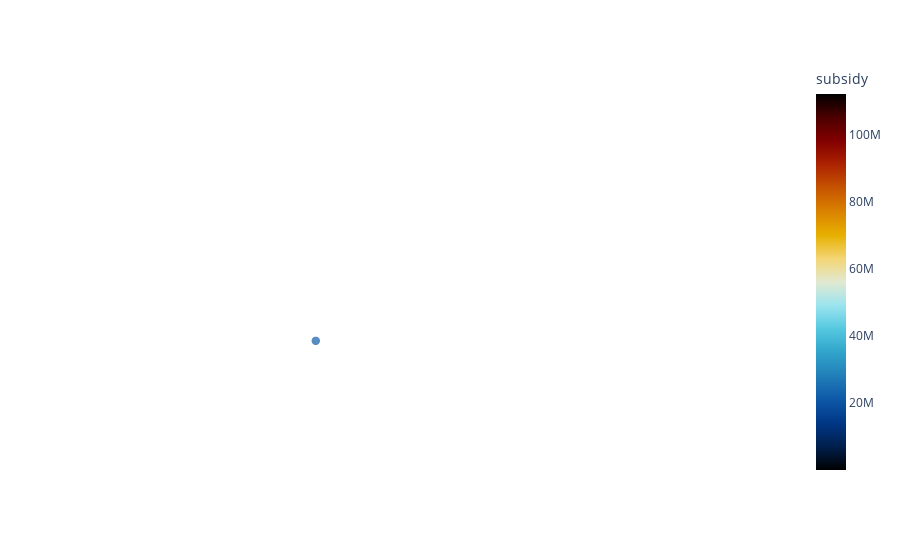

The notebook cell this image was saved under:
### Code cell
# Create a scatter map box plot
fig = px.scatter_mapbox(
    subsidy_data_df,
    lat="latitude",
    lon="longitude",
    color="subsidy",
    size="subsidy",
    hover_data=["subsidy"],
    mapbox_style="white-bg", 
    color_continuous_scale=px.colors.cyclical.IceFire, size_max=15, zoom=10)


# Display the map
fig.show()

### Figure 1 — Plotly figure (JSON) as saved in the notebook; plotly's stock layout.template omitted (floating-point values rounded to 4 significant figures; data arrays with more than 128 entries replaced by an {"elided": "..."} marker saying what was removed)
{"data": [{"customdata": {"elided": "400x1 float values"}, "hovertemplate": "subsidy=%{marker.color}<br>latitude=%{lat}<br>longitude=%{lon}<extra></extra>", "lat": {"elided": "400 float values"}, "legendgroup": "", "lon": {"elided": "400 float values"}, "marker": {"color": {"elided": "400 float values"}, "coloraxis": "coloraxis", "size": {"elided": "400 float values"}, "sizemode": "area", "sizeref": 499100.0}, "mode": "markers", "name": "", "showlegend": false, "subplot": "mapbox", "type": "scattermapbox"}], "layout": {"coloraxis": {"colorbar": {"title": {"text": "subsidy"}}, "colorscale": [[0, "#000000"], [0.0625, "#001f4d"], [0.125, "#003786"], [0.1875, "#0e58a8"], [0.25, "#217eb8"], [0.3125, "#30a4ca"], [0.375, "#54c8df"], [0.4375, "#9be4ef"], [0.5, "#e1e9d1"], [0.5625, "#f3d573"], [0.625, "#e7b000"], [0.6875, "#da8200"], [0.75, "#c65400"], [0.8125, "#ac2301"], [0.875, "#820000"], [0.9375, "#4c0000"], [1, "#000000"]]}, "legend": {"itemsizing": "constant", "tracegroupgap": 0}, "mapbox": {"accesstoken": "pk.eyJ1Ijoibmljb3JvZXZlciIsImEiOiJjbHFjZmgwNmYwMWN5MmtrMnB0cXFzeHZxIn0.k_McexSZGPeL8QmDeqEDeg", "center": {"lat": 50.6, "lon": 9.871}, "domain": {"x": [0, 1], "y": [0, 1]}, "style": "white-bg", "zoom": 10}, "margin": {"t": 60}}}
